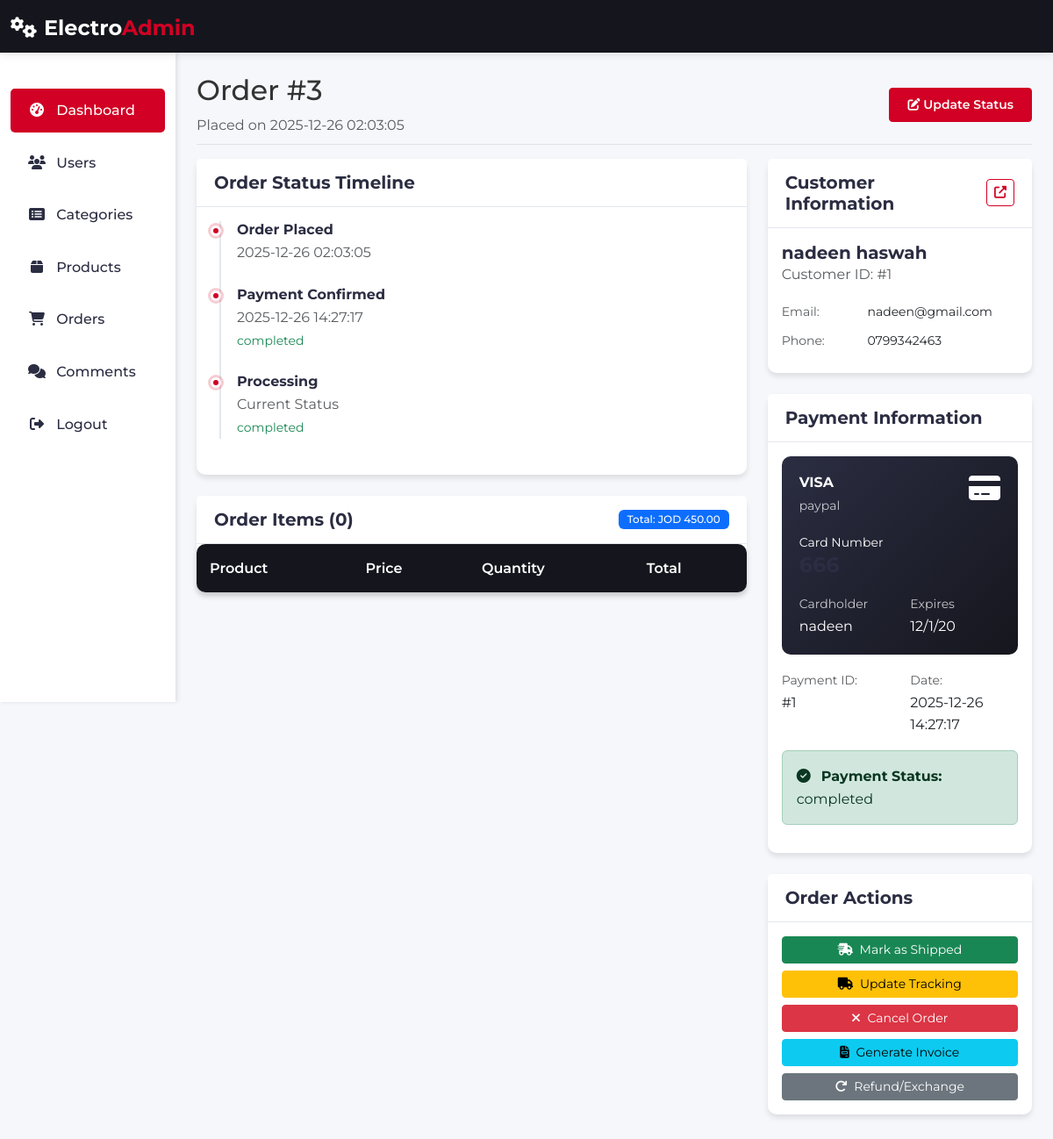
/admin/viewOrder.php?id=3, run on the app's committed database.
### tables this page shows
CREATE TABLE IF NOT EXISTS `orders` (
  `order_id` int NOT NULL AUTO_INCREMENT,
  `user_id` int NOT NULL,
  `total_price` decimal(10,2) NOT NULL,
  `status` enum('pending','processing','shipped','completed','cancelled') DEFAULT 'pending',
  `created_at` datetime DEFAULT CURRENT_TIMESTAMP,
  PRIMARY KEY (`order_id`),
  KEY `user_id` (`user_id`)
);

CREATE TABLE IF NOT EXISTS `payments` (
  `payment_id` int NOT NULL AUTO_INCREMENT,
  `order_id` int NOT NULL,
  `cardholder_name` varchar(100) NOT NULL,
  `card_number` varchar(20) NOT NULL,
  `expiry_date` varchar(7) NOT NULL,
  `cvv` varchar(4) NOT NULL,
  `billing_address` varchar(255) DEFAULT NULL,
  `amount` decimal(10,2) NOT NULL,
  `payment_method` enum('credit_card','paypal','bank_transfer') DEFAULT 'credit_card',
  `payment_status` enum('pending','completed','failed') DEFAULT 'pending',
  `payment_date` datetime DEFAULT CURRENT_TIMESTAMP,
  PRIMARY KEY (`payment_id`),
  KEY `order_id` (`order_id`)
);

CREATE TABLE IF NOT EXISTS `users` (
  `user_id` int NOT NULL AUTO_INCREMENT,
  `email` varchar(100) NOT NULL,
  `first_name` varchar(100) NOT NULL,
  `last_name` varchar(100) NOT NULL,
  `mobile` varchar(20) DEFAULT NULL,
  `password` varchar(255) NOT NULL,
  `role` enum('admin','user') NOT NULL DEFAULT 'user',
  PRIMARY KEY (`user_id`),
  UNIQUE KEY `email` (`email`)
);

### admin/viewOrder.php (the view, shortened to what the rows shown need)
<?php
require_once 'config/database.php';
?>
<!DOCTYPE html>
<html lang="en">
<head>
    <link href="https://cdn.jsdelivr.net/npm/bootstrap@5.3.0-alpha1/dist/css/bootstrap.min.css" rel="stylesheet">
    <link rel="stylesheet" href="https://cdnjs.cloudflare.com/ajax/libs/font-awesome/6.4.0/css/all.min.css">
    <link rel="stylesheet" href="assets/css/admin-style.css">
</head>
<body>
    <?php
    include('includes/header.php');
    ?>
    <div class="container-fluid">
        <div class="row">
            <main class="col-md-9 ms-sm-auto col-lg-10 px-md-4 mt-5">
                <div class="d-flex justify-content-between flex-wrap flex-md-nowrap align-items-center pt-3 pb-2 mb-3 border-bottom">
                    <div>
                        <?php
                        $id = $_GET['id'];
                        $params[] = $id;
                        $sql1 = "SELECT * FROM payments WHERE order_id = ?";
                        $result1 = $db->query($sql1, $params);
                        $rows1 =  $result1->fetchAll(PDO::FETCH_ASSOC);
                        if (count($rows1) > 0):
                            foreach ($rows1 as $row) :
                                $paymentDate = $row['payment_date'];
                                $paymentStatus = $row['payment_status'];
                            endforeach;
                        endif;
                        ?>
                        <?php
                        $sql = "SELECT * FROM orders WHERE order_id  = ?";
                        $result = $db->query($sql, $params);
                        $rows =  $result->fetchAll(PDO::FETCH_ASSOC);
                        if (count($rows) > 0):
                            foreach ($rows as $row) :
                        ?>
                                <h1 class="h2">Order #<?= $id; ?></h1>
                                <p class="text-muted mb-0">Placed on <?= $row['created_at'] ?></p>
                    </div>
                    <div class="btn-toolbar mb-2 mb-md-0">
                        <button class="btn btn-sm btn-primary" data-bs-toggle="modal" data-id="<?= $row['order_id'] ?>" data-bs-target="#updateStatusModal">
                            <i class="fas fa-edit"></i> Update Status
                        </button>
                    </div>
                </div>
                <div class="row">
                    <div class="col-lg-8">
                        <div class="card mb-4">
                            <div class="card-header">
                                <h5 class="mb-0">Order Status Timeline</h5>
                            </div>
                            <div class="card-body">
                                <div class="order-timeline">
                                    <div class="timeline-step completed">
                                        <h6 class="mb-1">Order Placed</h6>
                                        <p class="text-muted mb-0"><?= $row['created_at'] ?></p>
                                    </div>
                                    <div class="timeline-step completed">
                                        <h6 class="mb-1">Payment Confirmed</h6>
                                        <p class="text-muted mb-0"><?= $paymentDate ?></p>
                                        <small class="text-success"><?= $paymentStatus  ?></small>
                                    </div>
                                    <div class="timeline-step active">
                                        <h6 class="mb-1">Processing</h6>
                                        <p class="text-muted mb-0">Current Status</p>
                                        <small class="text-success"><?= $row['status'] ?></small>
                                    </div>
                            <?php endforeach;
                        endif; ?>
                                </div>
                            </div>
                        </div>
                        <?php
                        $sql = "SELECT * FROM orders WHERE order_id  = ?";
                        $result = $db->query($sql, $params);
                        $rows =  $result->fetchAll(PDO::FETCH_ASSOC);
                        if (count($rows) > 0):
                            foreach ($rows as $row) :
                                $total = $row['total_price'];
                            endforeach;
                        endif;
                        ?>
                        <?php
                        $sql = "
                            SELECT
                                i.*
                            FROM order_items oi
                            INNER JOIN items i ON oi.item_id = i.item_id
                            WHERE oi.order_id = ?
                        ";
                        $result = $db->query($sql, $params);
                        $itemdata = $result->fetchAll(PDO::FETCH_ASSOC);
                        ?>
                        <div class="card mb-4">
                            <div class="card-header d-flex justify-content-between align-items-center">
                                <h5 class="mb-0">Order Items (<?= count($itemdata) ?>)</h5>
                                <span class="badge bg-primary">Total: JOD <?= $total ?></span>
                            </div>
                            <div class="card-body p-0">
                                <div class="table-responsive">
                                    <table class="table table-hover mb-0">
                                        <thead>
                                            <tr>
                                                <th>Product</th>
                                                <th>Price</th>
                                                <th>Quantity</th>
                                                <th>Total</th>
                                            </tr>
                                        </thead>
                                    </table>
                                </div>
                            </div>
                        </div>
                    </div>
                    <div class="col-lg-4">
                        <div class="card mb-4">
                            <?php
                            $sql = "SELECT user_id FROM orders WHERE order_id  = ?";
                            $result = $db->query($sql, $params);
                            $rows = $result->fetchAll(PDO::FETCH_ASSOC);
                            if (count($rows) > 0) :
                                foreach ($rows as $row) :
                                    $Id = $row['user_id'];
                                endforeach;
                            endif;
                            $getUser = "SELECT * FROM users WHERE user_id  = ?";
                            $userId[] = $Id;
                            $userInfo = $db->query($getUser, $userId);
                            $allData = $userInfo->fetchAll(PDO::FETCH_ASSOC);
                            if (count($allData) > 0) :
                                foreach ($allData as $data) :
                                    $id = $data['user_id'];
                                    $name = $data['first_name'] . " " . $data['last_name'];
                                    $email = $data['email'];
                                    $phone = $data['mobile'];
                                endforeach;
                            endif;
                            ?>
                            <div class="card-body">
                                <div class="d-flex align-items-center mb-3">
                                    <div>
                                        <h5 class="mb-0"><?= $name ?></h5>
                                        <p class="text-muted mb-0">Customer ID: #<?= $id ?></p>
                                    </div>
                                </div>
                                <div class="row mb-2">
                                    <div class="col-8">
                                        <small><?= $email ?></small>
                                    </div>
                                </div>
                                <div class="row mb-2">
                                    <div class="col-8">
                                        <small><?= $phone ?></small>
                                    </div>
                                </div>
                            </div>
                        </div>
                        <div class="card mb-4">
                            <?php
                            $sql1 = "SELECT * FROM payments WHERE order_id = ?";
                            $result1 = $db->query($sql1, $params);
                            $rows1 =  $result1->fetchAll(PDO::FETCH_ASSOC);
                            if (count($rows1) > 0):
                                foreach ($rows1 as $row) :
                            ?>
                                    <div class="card-body">
                                        <div class="payment-card mb-3">
                                            <div class="d-flex justify-content-between align-items-start mb-3">
                                                <div>
                                                    <h6 class="mb-1 text-white">VISA</h6>
                                                    <small class="opacity-75"><?= $row['payment_method'] ?></small>
                                                </div>
                                                <i class="fas fa-credit-card fa-2x"></i>
                                            </div>
                                            <div class="mb-3">
                                                <small class="">Card Number</small>
                                                <h4 class="mb-0"><?= $row['card_number'] ?></h4>
                                            </div>
                                            <div class="row">
                                                <div class="col-6">
                                                    <small class="opacity-75">Cardholder</small>
                                                    <p class="mb-0"><?= $row['cardholder_name'] ?></p>
                                                </div>
                                                <div class="col-6">
                                                    <small class="opacity-75">Expires</small>
                                                    <p class="mb-0"><?= $row['expiry_date'] ?></p>
                                                </div>
                                            </div>
                                        </div>
                                        <div class="mb-3">
                                            <div class="row">
                                                <div class="col-6">
                                                    <small class="text-muted">Payment ID:</small>
                                                    <p class="mb-0">#<?= $row['payment_id'] ?></p>
                                                </div>
                                                <div class="col-6">
                                                    <small class="text-muted">Date:</small>
                                                    <p class="mb-0"><?= $row['payment_date'] ?></p>
                                                </div>
                                            </div>
                                        </div>
                                        <div class="alert alert-success">
                                            <i class="fas fa-check-circle me-2"></i>
                                            <strong>Payment Status:</strong> <?= $row['payment_status'] ?>
                                        </div>
                                    </div>
                            <?php
                                endforeach;
                            endif; ?>
                        </div>
                    </div>
                </div>
            </main>
        </div>
    </div>
</body>
</html>

### data on the page
orders: created_at "2025-12-26 02:03:05", status "completed", total_price "450.00"
payments: payment_date "2025-12-26 14:27:17", payment_status "completed", payment_method "paypal", cardholder_name "nadeen", expiry_date "12/1/20", payment_id "1"
users: name "nadeen haswah", user_id "1", email "nadeen@gmail.com", mobile "0799342463"

### other printed values
count($itemdata) "0"
